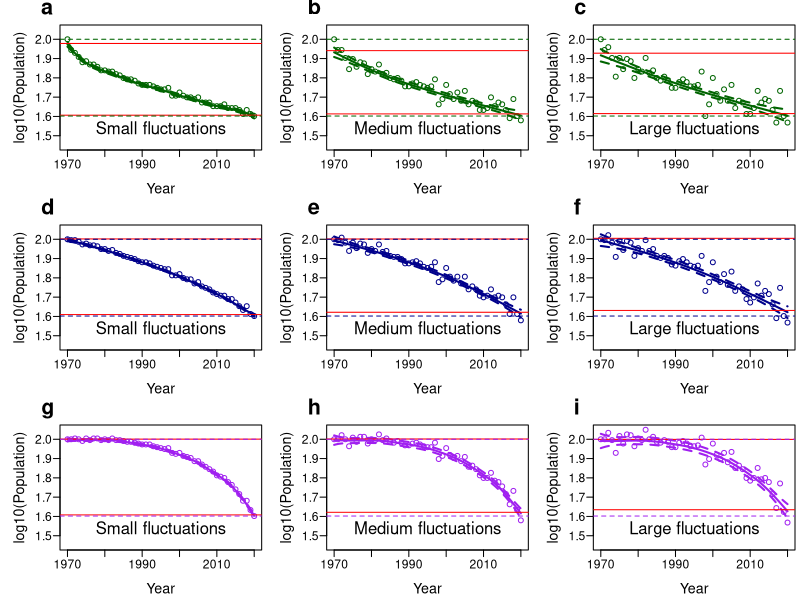

The R source for this figure:
# Install and load package for GAM model
install.packages("mgcv")
library(mgcv)

# Set up the plot filename and dimensions
png(filename="Figure S2.png",width=22,height=22,units="cm",res=300)

# Set plot margins
par(mai=c(0.5,0.6,0.25,0.05))

# Define a 3 X 3 panel outlay
par(mfrow=c(3,3))

######################
#                    #
#      Panel A       #
#                    #
######################

# Set random seed for stochastic process
set.seed(33)

# Define duration of time-series
years <- 1970:2020
# Standardise the time-series between 0 and 1
x <- seq(0,1,l=length(years))

# define the deterministic population trend
vect_50 <- ((60*(1 - x^0.4)) + 40)
# Add random noise to time series
N <- ceiling(vect_50 + rnorm(length(vect_50),mean=0,sd=1))

# Define the GAM model
rr.gam <- gam (log10(N)~ s(years, k=ceiling(length(years)/2)) ,method="REML" )

# Make the plot, starting with the GAM prediction 
plot(rr.gam,pages=0,select=1,cex.axis=1.1, cex.lab= 1.3, mgp=c(2.5,0.6,0), shift=mean(log10(vect_50)),ylim=c(1.45,2.05),
 col="darkgreen",lwd=2,xlab="Year", shade.col=rgb(0,1,0,0.5),residuals=F,rug=F,shade=T,ylab="log10(Population)",las=1)

# Add the points from the time-series
points(log10(N)~years,pch=1,type="p",cex=1, col="darkgreen")

# Label the treatment
mtext("Small fluctuations",cex=1, side = 1, adj = 0.5, line = -2)

# Add reference lines
abline(h=c(predict(rr.gam)[1],predict(rr.gam)[51]), lty=1,col="red")
abline(h=log10(c(100,40)), lty=2,col="darkgreen")

# Label the panel
mtext("a",cex=1.3, side = 3, adj = -0.1, line = 0.6,font=2)

######################
#                    #
#      Panel B       #
#                    #
######################

# Set random seed for stochastic process
set.seed(33)

# Define duration of time-series
years <- 1970:2020
# Standardise the time-series between 0 and 1
x <- seq(0,1,l=length(years))

# define the deterministic population trend
vect_50 <- ((60*(1 - x^0.4)) + 40)
# Add random noise to time series
N <- ceiling(vect_50 + rnorm(length(vect_50),mean=0,sd=4))

# Define the GAM model
rr.gam <- gam (log10(N)~ s(years, k=ceiling(length(years)/2)) ,method="REML" )

# Make the plot, starting with the GAM prediction 
plot(rr.gam,pages=0,select=1,cex.axis=1.1, cex.lab= 1.3, mgp=c(2.5,0.6,0), shift=mean(log10(vect_50)),ylim=c(1.45,2.05),
 col="darkgreen",lwd=2,xlab="Year", shade.col=rgb(0,1,0,0.5),residuals=F,rug=F,shade=T,ylab="log10(Population)",las=1)

# Add the points from the time-series
points(log10(N)~years,pch=1,type="p",cex=1, col="darkgreen")

# Label the treatment
mtext("Medium fluctuations",cex=1, side = 1, adj = 0.5, line = -2)

# Add reference lines
abline(h=c(predict(rr.gam)[1],predict(rr.gam)[51]), lty=1,col="red")
abline(h=log10(c(100,40)), lty=2,col="darkgreen")

# Label the panel
mtext("b",cex=1.3, side = 3, adj = -0.1, line = 0.6,font=2)

######################
#                    #
#      Panel C       #
#                    #
######################

# Set random seed for stochastic process
set.seed(33)

# Define duration of time-series
years <- 1970:2020
# Standardise the time-series between 0 and 1
x <- seq(0,1,l=length(years))

# define the deterministic population trend
vect_50 <- ((60*(1 - x^0.4)) + 40)
# Add random noise to time series
N <- ceiling(vect_50 + rnorm(length(vect_50),mean=0,sd=7))

# Define the GAM model
rr.gam <- gam (log10(N)~ s(years, k=ceiling(length(years)/2)) ,method="REML" )

# Make the plot, starting with the GAM prediction 
plot(rr.gam,pages=0,select=1,cex.axis=1.1, cex.lab= 1.3, mgp=c(2.5,0.6,0), shift=mean(log10(vect_50)),ylim=c(1.45,2.05),
 col="darkgreen",lwd=2,xlab="Year", shade.col=rgb(0,1,0,0.5),residuals=F,rug=F,shade=T,ylab="log10(Population)",las=1)

# Add the points from the time-series
points(log10(N)~years,pch=1,type="p",cex=1, col="darkgreen")

# Label the treatment
mtext("Large fluctuations",cex=1, side = 1, adj = 0.5, line = -2)

# Add reference lines
abline(h=c(predict(rr.gam)[1],predict(rr.gam)[51]), lty=1,col="red")
abline(h=log10(c(100,40)), lty=2,col="darkgreen")

# Label the panel
mtext("c",cex=1.3, side = 3, adj = -0.1, line = 0.6,font=2)

######################
#                    #
#      Panel D       #
#                    #
######################

# Set random seed for stochastic process
set.seed(33)

# Define duration of time-series
years <- 1970:2020
# Standardise the time-series between 0 and 1
x <- seq(0,1,l=length(years))

# define the deterministic population trend
vect_50 <- ((60*(1 - x^1)) + 40)
# Add random noise to time series
N <- ceiling(vect_50 + rnorm(length(vect_50),mean=0,sd=1))

# Define the GAM model
rr.gam <- gam (log10(N)~ s(years, k=ceiling(length(years)/2)) ,method="REML" )

# Make the plot, starting with the GAM prediction 
plot(rr.gam,pages=0,select=1,cex.axis=1.1, cex.lab= 1.3, mgp=c(2.5,0.6,0), shift=mean(log10(vect_50)),ylim=c(1.45,2.05),
 col="darkblue",lwd=2,xlab="Year", shade.col=rgb(0,0,1,0.5),residuals=F,rug=F,shade=T,ylab="log10(Population)",las=1)

# Add the points from the time-series
points(log10(N)~years,pch=1,type="p",cex=1, col="darkblue")

# Label the treatment
mtext("Small fluctuations",cex=1, side = 1, adj = 0.5, line = -2)

# Add reference lines
abline(h=c(predict(rr.gam)[1],predict(rr.gam)[51]), lty=1,col="red")
abline(h=log10(c(100,40)), lty=2,col="darkblue")

# Label the panel
mtext("d",cex=1.3, side = 3, adj = -0.1, line = 0.6,font=2)

######################
#                    #
#      Panel E       #
#                    #
######################

# Set random seed for stochastic process
set.seed(33)

# Define duration of time-series
years <- 1970:2020
# Standardise the time-series between 0 and 1
x <- seq(0,1,l=length(years))

# define the deterministic population trend
vect_50 <- ((60*(1 - x^1)) + 40)
# Add random noise to time series
N <- ceiling(vect_50 + rnorm(length(vect_50),mean=0,sd=4))

# Define the GAM model
rr.gam <- gam (log10(N)~ s(years, k=ceiling(length(years)/2)) ,method="REML" )

# Make the plot, starting with the GAM prediction 
plot(rr.gam,pages=0,select=1,cex.axis=1.1, cex.lab= 1.3, mgp=c(2.5,0.6,0), shift=mean(log10(vect_50)),ylim=c(1.45,2.05),
 col="darkblue",lwd=2,xlab="Year", shade.col=rgb(0,0,1,0.5),residuals=F,rug=F,shade=T,ylab="log10(Population)",las=1)

# Add the points from the time-series
points(log10(N)~years,pch=1,type="p",cex=1, col="darkblue")

# Label the treatment
mtext("Medium fluctuations",cex=1, side = 1, adj = 0.5, line = -2)

# Add reference lines
abline(h=c(predict(rr.gam)[1],predict(rr.gam)[51]), lty=1,col="red")
abline(h=log10(c(100,40)), lty=2,col="darkblue")

# Label the panel
mtext("e",cex=1.3, side = 3, adj = -0.1, line = 0.6,font=2)

######################
#                    #
#      Panel F       #
#                    #
######################

# Set random seed for stochastic process
set.seed(33)

# Define duration of time-series
years <- 1970:2020
# Standardise the time-series between 0 and 1
x <- seq(0,1,l=length(years))

# define the deterministic population trend
vect_50 <- ((60*(1 - x^1)) + 40)
# Add random noise to time series
N <- ceiling(vect_50 + rnorm(length(vect_50),mean=0,sd=7))

# Define the GAM model
rr.gam <- gam (log10(N)~ s(years, k=ceiling(length(years)/2)) ,method="REML" )

# Make the plot, starting with the GAM prediction 
plot(rr.gam,pages=0,select=1,cex.axis=1.1, cex.lab= 1.3, mgp=c(2.5,0.6,0), shift=mean(log10(vect_50)),ylim=c(1.45,2.05),
 col="darkblue",lwd=2,xlab="Year", shade.col=rgb(0,0,1,0.5),residuals=F,rug=F,shade=T,ylab="log10(Population)",las=1)

# Add the points from the time-series
points(log10(N)~years,pch=1,type="p",cex=1, col="darkblue")

# Label the treatment
mtext("Large fluctuations",cex=1, side = 1, adj = 0.5, line = -2)

# Add reference lines
abline(h=c(predict(rr.gam)[1],predict(rr.gam)[51]), lty=1,col="red")
abline(h=log10(c(100,40)), lty=2,col="darkblue")

# Label the panel
mtext("f",cex=1.3, side = 3, adj = -0.1, line = 0.6,font=2)

######################
#                    #
#      Panel G       #
#                    #
######################

# Set random seed for stochastic process
set.seed(33)

# Define duration of time-series
years <- 1970:2020
# Standardise the time-series between 0 and 1
x <- seq(0,1,l=length(years))

# define the deterministic population trend
vect_50 <- ((60*(1 - x^2.5)) + 40)
# Add random noise to time series
N <- ceiling(vect_50 + rnorm(length(vect_50),mean=0,sd=1))

# Define the GAM model
rr.gam <- gam (log10(N)~ s(years, k=ceiling(length(years)/2)) ,method="REML" )

# Make the plot, starting with the GAM prediction 
plot(rr.gam,pages=0,select=1,cex.axis=1.1, cex.lab= 1.3, mgp=c(2.5,0.6,0), shift=mean(log10(vect_50)),ylim=c(1.45,2.05),
 col="purple",lwd=2,xlab="Year", shade.col=rgb(0.5,0,1,0.25),residuals=F,rug=F,shade=T,ylab="log10(Population)",las=1)

# Add the points from the time-series
points(log10(N)~years,pch=1,type="p",cex=1, col="purple")

# Label the treatment
mtext("Small fluctuations",cex=1, side = 1, adj = 0.5, line = -2)

# Add reference lines
abline(h=c(predict(rr.gam)[1],predict(rr.gam)[51]), lty=1,col="red")
abline(h=log10(c(100,40)), lty=2,col="purple")

# Label the panel
mtext("g",cex=1.3, side = 3, adj = -0.1, line = 0.6,font=2)

######################
#                    #
#      Panel H       #
#                    #
######################

# Set random seed for stochastic process
set.seed(33)

# Define duration of time-series
years <- 1970:2020
# Standardise the time-series between 0 and 1
x <- seq(0,1,l=length(years))

# define the deterministic population trend
vect_50 <- ((60*(1 - x^2.5)) + 40)
# Add random noise to time series
N <- ceiling(vect_50 + rnorm(length(vect_50),mean=0,sd=4))

# Define the GAM model
rr.gam <- gam (log10(N)~ s(years, k=ceiling(length(years)/2)) ,method="REML" )

# Make the plot, starting with the GAM prediction 
plot(rr.gam,pages=0,select=1,cex.axis=1.1, cex.lab= 1.3, mgp=c(2.5,0.6,0), shift=mean(log10(vect_50)),ylim=c(1.45,2.05),
 col="purple",lwd=2,xlab="Year", shade.col=rgb(0.5,0,1,0.25),residuals=F,rug=F,shade=T,ylab="log10(Population)",las=1)

# Add the points from the time-series
points(log10(N)~years,pch=1,type="p",cex=1, col="purple")

# Label the treatment
mtext("Medium fluctuations",cex=1, side = 1, adj = 0.5, line = -2)

# Add reference lines
abline(h=c(predict(rr.gam)[1],predict(rr.gam)[51]), lty=1,col="red")
abline(h=log10(c(100,40)), lty=2,col="purple")

# Label the panel
mtext("h",cex=1.3, side = 3, adj = -0.1, line = 0.6,font=2)

######################
#                    #
#      Panel I       #
#                    #
######################

# Set random seed for stochastic process
set.seed(33)

# Define duration of time-series
years <- 1970:2020
# Standardise the time-series between 0 and 1
x <- seq(0,1,l=length(years))

# define the deterministic population trend
vect_50 <- ((60*(1 - x^2.5)) + 40)
# Add random noise to time series
N <- ceiling(vect_50 + rnorm(length(vect_50),mean=0,sd=7))

# Define the GAM model
rr.gam <- gam (log10(N)~ s(years, k=ceiling(length(years)/2)) ,method="REML" )

# Make the plot, starting with the GAM prediction 
plot(rr.gam,pages=0,select=1,cex.axis=1.1, cex.lab= 1.3, mgp=c(2.5,0.6,0), shift=mean(log10(vect_50)),ylim=c(1.45,2.05),
 col="purple",lwd=2,xlab="Year", shade.col=rgb(0.5,0,1,0.25),residuals=F,rug=F,shade=T,ylab="log10(Population)",las=1)

# Add the points from the time-series
points(log10(N)~years,pch=1,type="p",cex=1, col="purple")

# Label the treatment
mtext("Large fluctuations",cex=1, side = 1, adj = 0.5, line = -2)

# Add reference lines
abline(h=c(predict(rr.gam)[1],predict(rr.gam)[51]), lty=1,col="red")
abline(h=log10(c(100,40)), lty=2,col="purple")

# Label the panel
mtext("i",cex=1.3, side = 3, adj = -0.1, line = 0.6,font=2)

# Close plot device and save file
dev.off()

